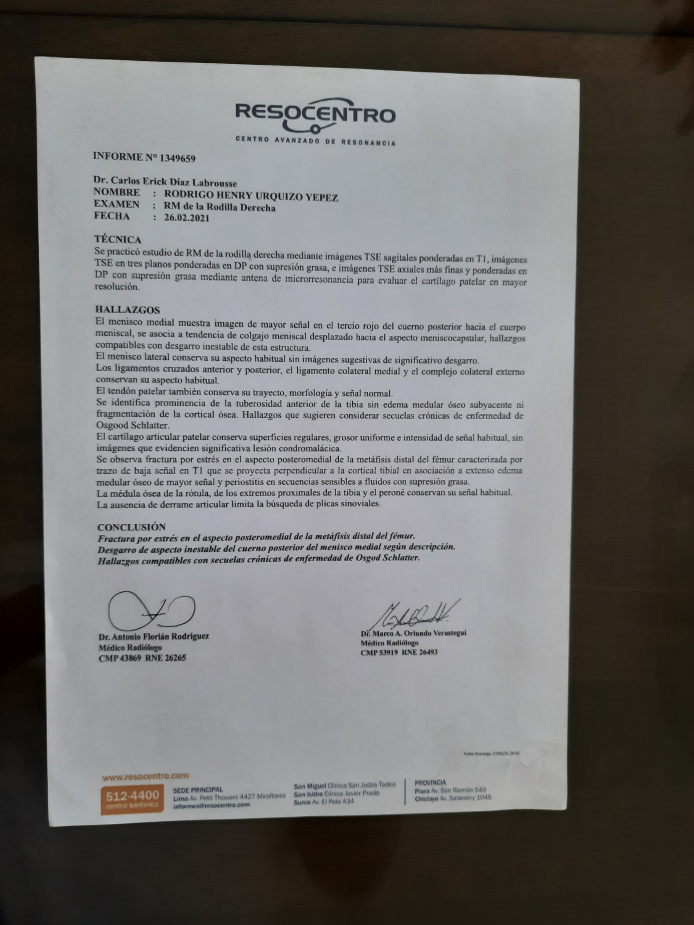
#> input picture images/original.jpg, 3468 x 4624 px, found by its file name (shown at 1/5 size)
$ python main.py
#> lines starting #> are read from the running program, lines starting #| are printed output that depends on the picture; after the words box and inside, x2 and y2 are one past the last pixel; in counts of white or black regions, pixels touching at a corner belong together
### utils.py
import numpy as np
import cv2

def show(image,name):
    if type(image) == str:
        image = cv2.imread(image)
    cv2.namedWindow(name, cv2.WINDOW_NORMAL)
    cv2.resizeWindow(name, 500,500)
    cv2.imshow(name, image)

def image_edges(image):
    if type(image) == str:
        image = cv2.imread(image)
    sigma = 0.33
    v = np.median(image)
    lower = int(max(0, (1.0 - sigma) * v))
    upper = int(min(255, (1.0 + sigma) * v))
    edged = cv2.Canny(image, lower, upper)
    return edged


def biggest_contour(contours):
    biggest = 0
    max_area = 0
    for i in contours:
        area = cv2.contourArea(i)
        peri = cv2.arcLength(i, True)
        approx = cv2.approxPolyDP(i, 0.1 * peri, True)
        if area > max_area:
            max_area = area
            biggest = approx
    return biggest

def order_points(pts):
    pts = pts.reshape(4,2)
    rect = np.zeros((4, 2))
    s = pts.sum(axis = 1)
    rect[0] = pts[np.argmin(s)]
    rect[2] = pts[np.argmax(s)]
    diff = np.diff(pts, axis = 1)
    rect[1] = pts[np.argmin(diff)]
    rect[3] = pts[np.argmax(diff)]
    return rect

def four_point_transform(points, image):
    rect = order_points(points).astype("float32")
    (zero, one, two, three) = rect

    width_1 = np.sqrt((zero[0]-one[0])**2 + (zero[1]-one[1])**2)
    width_2 = np.sqrt((three[0]-two[0])**2 + (three[1]-two[1])**2)
    max_width = int(max(width_2, width_1))

    height_1 = np.sqrt((zero[0]-three[0])**2 + (zero[1]-three[1])**2)
    height_2 = np.sqrt((one[0] - two[0])**2 + (one[0] - two[0])**2)
    max_height = int(max(height_1, height_2))

    destination = np.array([[0,0], [max_width, 0], [max_width,max_height], [0,max_height]], dtype='float32')

    M = cv2.getPerspectiveTransform(rect, destination)
    warped = cv2.warpPerspective(image, M, (max_width, max_height))

    return warped

### main.py
import numpy as np
import cv2
from utils import show, biggest_contour, four_point_transform, image_edges,order_points

path = "/images/original.jpg"
image = cv2.imread(path)
#> image is the input picture: shape (4624, 3468, 3); mean B, G, R 109.4, 110.9, 112.4
image = cv2.resize(image, (image.shape[1]//5,image.shape[0]//5))
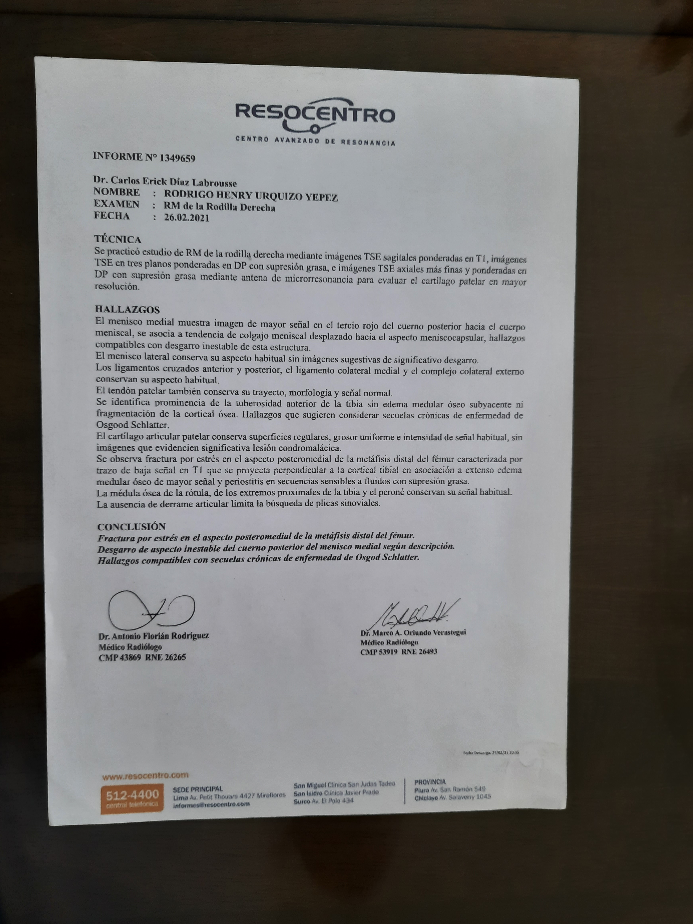
#> image: shape (924, 693, 3); mean B, G, R 109.3, 110.8, 112.3
edge = image_edges(image)
#> in image_edges, `v = np.median(image)`: v = 157
#> in image_edges, `lower = int(max(0, (1.0 - sigma) * v))`: lower = 105
#> in image_edges, `upper = int(min(255, (1.0 + sigma) * v))`: upper = 208
#> in image_edges, `edged = cv2.Canny(image, lower, upper)`:
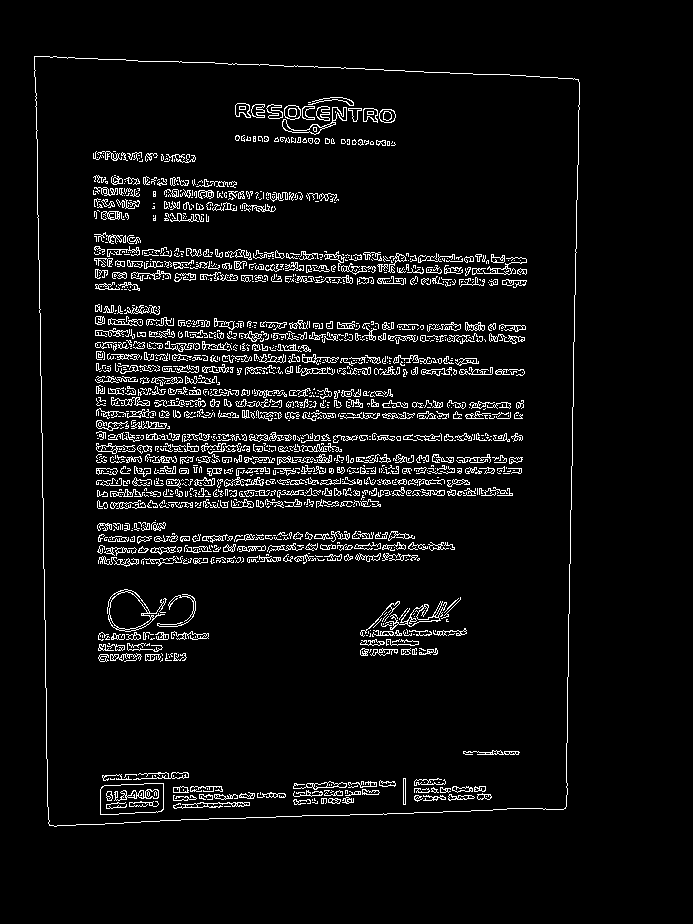
#> edged: shape (924, 693); 5.5% white in thin lines or dots, all inside (x1, y1, x2, y2) = (34, 56, 580, 827)

contours, hierarchy = cv2.findContours(edge, cv2.RETR_EXTERNAL, cv2.CHAIN_APPROX_SIMPLE)
#> contours = 1 contour; box (x1, y1, x2, y2) and area: (34, 56, 580, 827) 397497
biggest_cnt=biggest_contour(contours)
#> the loop in biggest_contour, `for i in contours:` made 1 pass
#> (area, peri, max_area, biggest) on pass 1: (397497, 2609.4, 397497, [[34, 56], [49, 825], [565, 808], [578, 79]])
#> after the loop in biggest_contour, `for i in contours:`: max_area = 397497
#> biggest_cnt = [[34, 56], [49, 825], [565, 808], [578, 79]]
warped = four_point_transform(biggest_cnt, image)
#> in order_points, `s = pts.sum(axis = 1)`: s = [90, 874, 1373, 657]
#> in order_points, `diff = np.diff(pts, axis = 1)`: diff = [22, 776, 243, -499]
#> in four_point_transform, `rect = order_points(points).astype("float32")`: rect = [[34, 56], [578, 79], [565, 808], [49, 825]]
#> in four_point_transform, `(zero, one, two, three) = rect`: zero = [34, 56]; one = [578, 79]; two = [565, 808]; three = [49, 825]
#> in four_point_transform, `width_1 = np.sqrt((zero[0]-one[0])**2 + (zero[1]-one[1])**2)`: width_1 = 544.5
#> in four_point_transform, `width_2 = np.sqrt((three[0]-two[0])**2 + (three[1]-two[1])**2)`: width_2 = 516.3
#> in four_point_transform, `max_width = int(max(width_2, width_1))`: max_width = 544
#> in four_point_transform, `height_1 = np.sqrt((zero[0]-three[0])**2 + (zero[1]-three[1])**2)`: height_1 = 769.1
#> in four_point_transform, `height_2 = np.sqrt((one[0] - two[0])**2 + (one[0] - two[0])**2)`: height_2 = 18.38
#> in four_point_transform, `max_height = int(max(height_1, height_2))`: max_height = 769
#> in four_point_transform, `destination = np.array([[0,0], [max_width, 0], [max_width,max_height],..`: destination = [[0, 0], [544, 0], [544, 769], [0, 769]]
#> in four_point_transform, `M = cv2.getPerspectiveTransform(rect, destination)`: M = [[0.941, -0.0184, -30.97], [-0.0398, 0.941, -51.37], [-9.43e-05, -6.63e-05, 1]]
#> in four_point_transform, `warped = cv2.warpPerspective(image, M, (max_width, max_height))`:
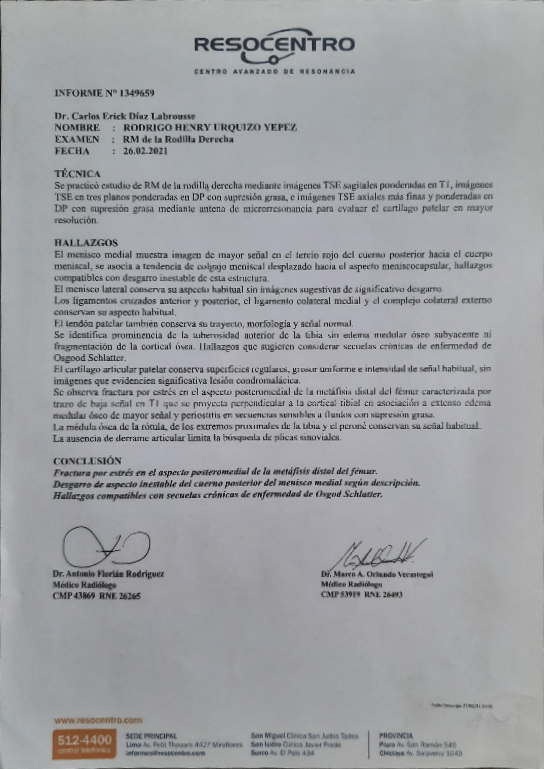
#> warped: shape (769, 544, 3); mean B, G, R 162.3, 159.1, 157.8

cv2.drawContours(image,[biggest_cnt], -1, (0, 255, 0), 3)
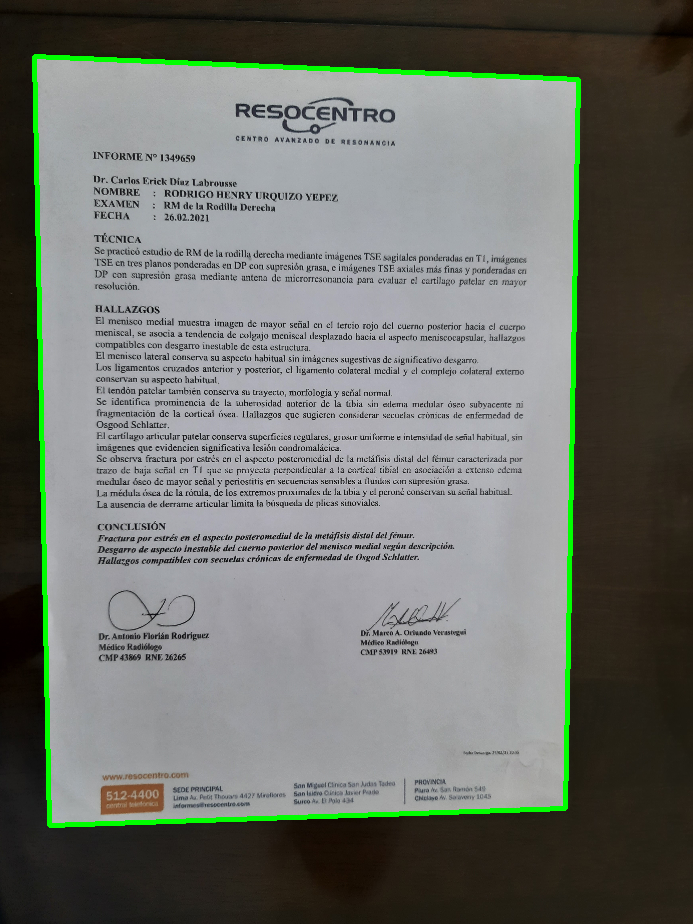
#> image: shape (924, 693, 3); 1.99% of pixels changed, all inside (x1, y1, x2, y2) = (32, 54, 581, 828)
show(image, "image0")
show(edge, "image1")
show(warped, "image2")

cv2.waitKey(0)
cv2.destroyAllWindows()
